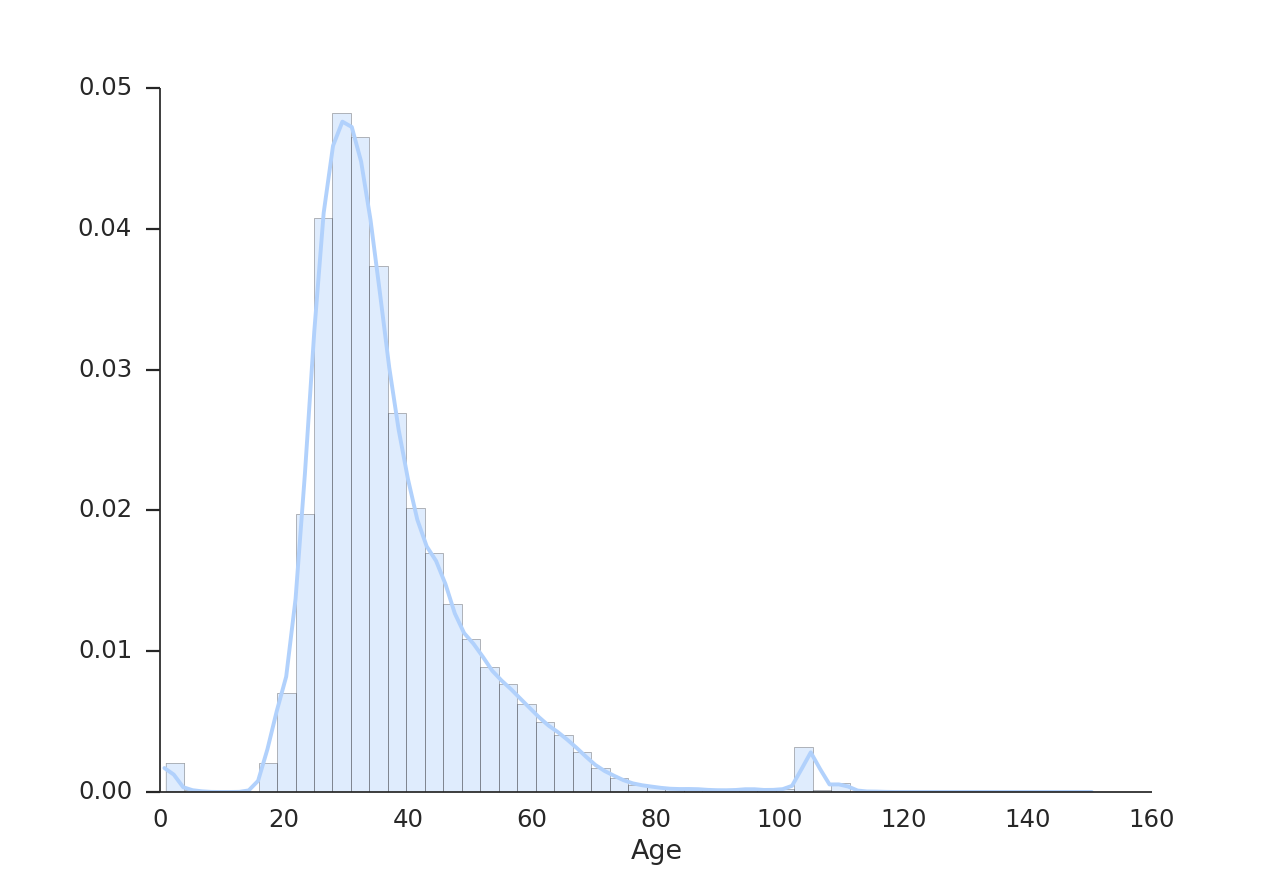

Python code for this plot:
import seaborn as sns
import pandas as pd
import matplotlib.pyplot as plt

# Set figure aesthetics
sns.set_style("white", {'ytick.major.size': 10.0})
sns.set_context("poster", font_scale=1.1)

users = pd.read_csv("/Users/hengxu/Documents/NEU/Classes/DataMining/DataMiningProject/Data/Users.csv")
users.age.describe()
# print(sum(users.age > 122))
# print(sum(users.age < 18))

sns.distplot(users.age.dropna(), color='#b1d1fc')
plt.xlabel('Age')
sns.despine()


plt.show()
